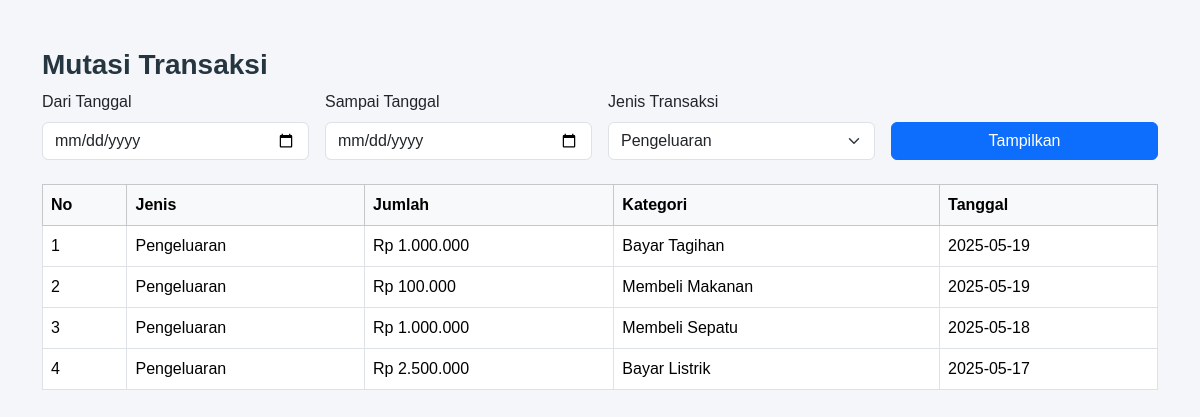
Screenshot of /klmpk4_catatan_keungan_pribadi/mutasi.php?tipe=pengeluaran (signed in) with the database file from the repository.
### tables this page shows
CREATE TABLE `saldo` (
  `id` int NOT NULL,
  `tipe` enum('pemasukan','pengeluaran') DEFAULT NULL,
  `kategori` varchar(100) DEFAULT NULL,
  `jumlah` int DEFAULT NULL,
  `tanggal` date DEFAULT NULL
);

### klmpk4_catatan_keungan_pribadi/mutasi.php (the view, shortened to what this page needs)
<?php
$host = "localhost";
$user = "root";
$pass = "";
$db   = "auth_faril";
$conn = new mysqli($host, $user, $pass, $db);
$where = [];
if (!empty($_GET['tipe'])) {
    $tipe = $conn->real_escape_string($_GET['tipe']);
    $where[] = "tipe = '$tipe'";
}
$sql_riwayat = "SELECT * FROM saldo";
if (!empty($where)) {
    $sql_riwayat .= " WHERE " . implode(" AND ", $where);
}
$sql_riwayat .= " ORDER BY tanggal DESC";
$result_riwayat = $conn->query($sql_riwayat);
?>
<!doctype html>
<html lang="en">
<head>
  <link href="https://cdn.jsdelivr.net/npm/bootstrap@5.3.5/dist/css/bootstrap.min.css" rel="stylesheet">
</head>
<body>
<div class="container mt-5">
  <h2 class="section-title">Mutasi Transaksi</h2>
  <form method="GET" class="row g-3 mb-4">
    <div class="col-md-3">
      <label class="form-label">Dari Tanggal</label>
      <input type="date" class="form-control" name="dari" value="<?= $_GET['dari'] ?? '' ?>">
    </div>
    <div class="col-md-3">
      <label class="form-label">Sampai Tanggal</label>
      <input type="date" class="form-control" name="sampai" value="<?= $_GET['sampai'] ?? '' ?>">
    </div>
    <div class="col-md-3">
      <label class="form-label">Jenis Transaksi</label>
      <select class="form-select" name="tipe">
        <option value="pengeluaran" <?= (isset($_GET['tipe']) && $_GET['tipe'] == 'pengeluaran') ? 'selected' : '' ?>>Pengeluaran</option>
      </select>
    </div>
    <div class="col-md-3 d-flex align-items-end">
      <button type="submit" class="btn btn-primary w-100">Tampilkan</button>
    </div>
  </form>
  <div class="table-responsive">
    <table class="table table-bordered">
      <thead class="table-light">
        <tr>
          <th>No</th>
          <th>Jenis</th>
          <th>Jumlah</th>
          <th>Kategori</th>
          <th>Tanggal</th>
        </tr>
      </thead>
      <tbody>
        <?php
        if ($result_riwayat->num_rows > 0) {
            $no = 1;
            while ($row = $result_riwayat->fetch_assoc()) {
                $class = $row['tipe'] == 'pemasukan' ? 'pemasukan' : 'pengeluaran';
                echo "<tr class='{$class}'>";
                echo "<td>{$no}</td>";
                echo "<td>" . ucfirst($row['tipe']) . "</td>";
                echo "<td>Rp " . number_format($row['jumlah'], 0, ',', '.') . "</td>";
                echo "<td>{$row['kategori']}</td>";
                echo "<td>{$row['tanggal']}</td>";
                echo "</tr>";
                $no++;
            }
        } else {
            echo "<tr><td colspan='5' class='text-center'>Tidak ada transaksi</td></tr>";
        }
        ?>
      </tbody>
    </table>
  </div>
</div>
</body>
</html>

### klmpk4_catatan_keungan_pribadi/mutasi.php (style rules this page uses)
body { background-color: #f4f6fa; font-family: 'Poppins', sans-serif; }
.table { background-color: white; border-radius: 10px; }
.pengeluaran { background-color: #eab6b6; }
.section-title { font-weight: 700; font-size: 28px; color: rgb(37, 54, 65); }

### rows the page displays
saldo: tipe "Pengeluaran", jumlah "1.000.000", kategori "Bayar Tagihan", tanggal "2025-05-19"
saldo: tipe "Pengeluaran", jumlah "100.000", kategori "Membeli Makanan", tanggal "2025-05-19"
saldo: tipe "Pengeluaran", jumlah "1.000.000", kategori "Membeli Sepatu", tanggal "2025-05-18"
saldo: tipe "Pengeluaran", jumlah "2.500.000", kategori "Bayar Listrik", tanggal "2025-05-17"
